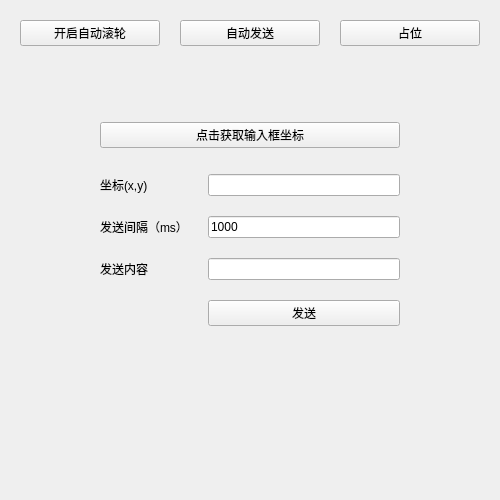
<?xml version="1.0" encoding="UTF-8"?>
<ui version="4.0">
 <class>MainWindow</class>
 <widget class="QMainWindow" name="MainWindow">
  <property name="geometry">
   <rect>
    <x>0</x>
    <y>0</y>
    <width>500</width>
    <height>500</height>
   </rect>
  </property>
  <property name="windowTitle">
   <string>MainWindow</string>
  </property>
  <property name="autoFillBackground">
   <bool>true</bool>
  </property>
  <widget class="QWidget" name="centralwidget">
   <property name="autoFillBackground">
    <bool>true</bool>
   </property>
   <property name="styleSheet">
    <string notr="true"/>
   </property>
   <layout class="QVBoxLayout" name="verticalLayout">
    <property name="leftMargin">
     <number>0</number>
    </property>
    <property name="topMargin">
     <number>0</number>
    </property>
    <property name="rightMargin">
     <number>0</number>
    </property>
    <property name="bottomMargin">
     <number>0</number>
    </property>
    <item>
     <layout class="QVBoxLayout" name="main_layout" stretch="0,0">
      <property name="topMargin">
       <number>0</number>
      </property>
      <property name="bottomMargin">
       <number>0</number>
      </property>
      <item>
       <layout class="QHBoxLayout" name="main_top_btn_group">
        <property name="spacing">
         <number>20</number>
        </property>
        <property name="leftMargin">
         <number>20</number>
        </property>
        <property name="topMargin">
         <number>20</number>
        </property>
        <property name="rightMargin">
         <number>20</number>
        </property>
        <property name="bottomMargin">
         <number>20</number>
        </property>
        <item>
         <widget class="QPushButton" name="start_auto_scroll_btn">
          <property name="cursor">
           <cursorShape>PointingHandCursor</cursorShape>
          </property>
          <property name="text">
           <string>开启自动滚轮</string>
          </property>
          <property name="checkable">
           <bool>true</bool>
          </property>
         </widget>
        </item>
        <item>
         <widget class="QPushButton" name="btn_2">
          <property name="cursor">
           <cursorShape>PointingHandCursor</cursorShape>
          </property>
          <property name="text">
           <string>自动发送</string>
          </property>
          <property name="checkable">
           <bool>true</bool>
          </property>
         </widget>
        </item>
        <item>
         <widget class="QPushButton" name="btn_3">
          <property name="cursor">
           <cursorShape>PointingHandCursor</cursorShape>
          </property>
          <property name="text">
           <string>占位</string>
          </property>
          <property name="checkable">
           <bool>true</bool>
          </property>
         </widget>
        </item>
       </layout>
      </item>
      <item>
       <layout class="QVBoxLayout" name="main_container" stretch="0,1">
        <property name="leftMargin">
         <number>100</number>
        </property>
        <property name="topMargin">
         <number>50</number>
        </property>
        <property name="rightMargin">
         <number>100</number>
        </property>
        <property name="bottomMargin">
         <number>0</number>
        </property>
        <item>
         <widget class="QPushButton" name="get_mouse_pos_btn">
          <property name="sizePolicy">
           <sizepolicy hsizetype="Preferred" vsizetype="Fixed">
            <horstretch>0</horstretch>
            <verstretch>0</verstretch>
           </sizepolicy>
          </property>
          <property name="cursor">
           <cursorShape>PointingHandCursor</cursorShape>
          </property>
          <property name="text">
           <string>点击获取输入框坐标</string>
          </property>
         </widget>
        </item>
        <item>
         <layout class="QFormLayout" name="auto_send_form">
          <property name="formAlignment">
           <set>Qt::AlignLeading|Qt::AlignLeft|Qt::AlignTop</set>
          </property>
          <property name="horizontalSpacing">
           <number>20</number>
          </property>
          <property name="verticalSpacing">
           <number>20</number>
          </property>
          <property name="topMargin">
           <number>20</number>
          </property>
          <item row="1" column="0">
           <widget class="QLabel" name="auto_send_pos_label">
            <property name="text">
             <string>坐标(x,y)</string>
            </property>
           </widget>
          </item>
          <item row="1" column="1">
           <widget class="QLineEdit" name="auto_send_pos_input"/>
          </item>
          <item row="2" column="0">
           <widget class="QLabel" name="auto_send_time_label">
            <property name="text">
             <string>发送间隔（ms）</string>
            </property>
           </widget>
          </item>
          <item row="2" column="1">
           <widget class="QLineEdit" name="auto_send_time_input">
            <property name="text">
             <string>1000</string>
            </property>
           </widget>
          </item>
          <item row="3" column="0">
           <widget class="QLabel" name="auto_send_content_label">
            <property name="text">
             <string>发送内容</string>
            </property>
           </widget>
          </item>
          <item row="3" column="1">
           <widget class="QLineEdit" name="auto_send_content_input"/>
          </item>
          <item row="4" column="1">
           <widget class="QPushButton" name="auto_send_btn">
            <property name="sizePolicy">
             <sizepolicy hsizetype="Preferred" vsizetype="Fixed">
              <horstretch>0</horstretch>
              <verstretch>0</verstretch>
             </sizepolicy>
            </property>
            <property name="cursor">
             <cursorShape>PointingHandCursor</cursorShape>
            </property>
            <property name="text">
             <string>发送</string>
            </property>
           </widget>
          </item>
         </layout>
        </item>
       </layout>
      </item>
     </layout>
    </item>
   </layout>
  </widget>
 </widget>
 <resources/>
 <connections>
  <connection>
   <sender>start_auto_scroll_btn</sender>
   <signal>clicked(bool)</signal>
   <receiver>MainWindow</receiver>
   <slot>handleClickStartAutoScrollBtn(bool)</slot>
   <hints>
    <hint type="sourcelabel">
     <x>32</x>
     <y>44</y>
    </hint>
    <hint type="destinationlabel">
     <x>141</x>
     <y>119</y>
    </hint>
   </hints>
  </connection>
 </connections>
 <slots>
  <slot>handleClickStartAutoScrollBtn(bool)</slot>
 </slots>
</ui>
